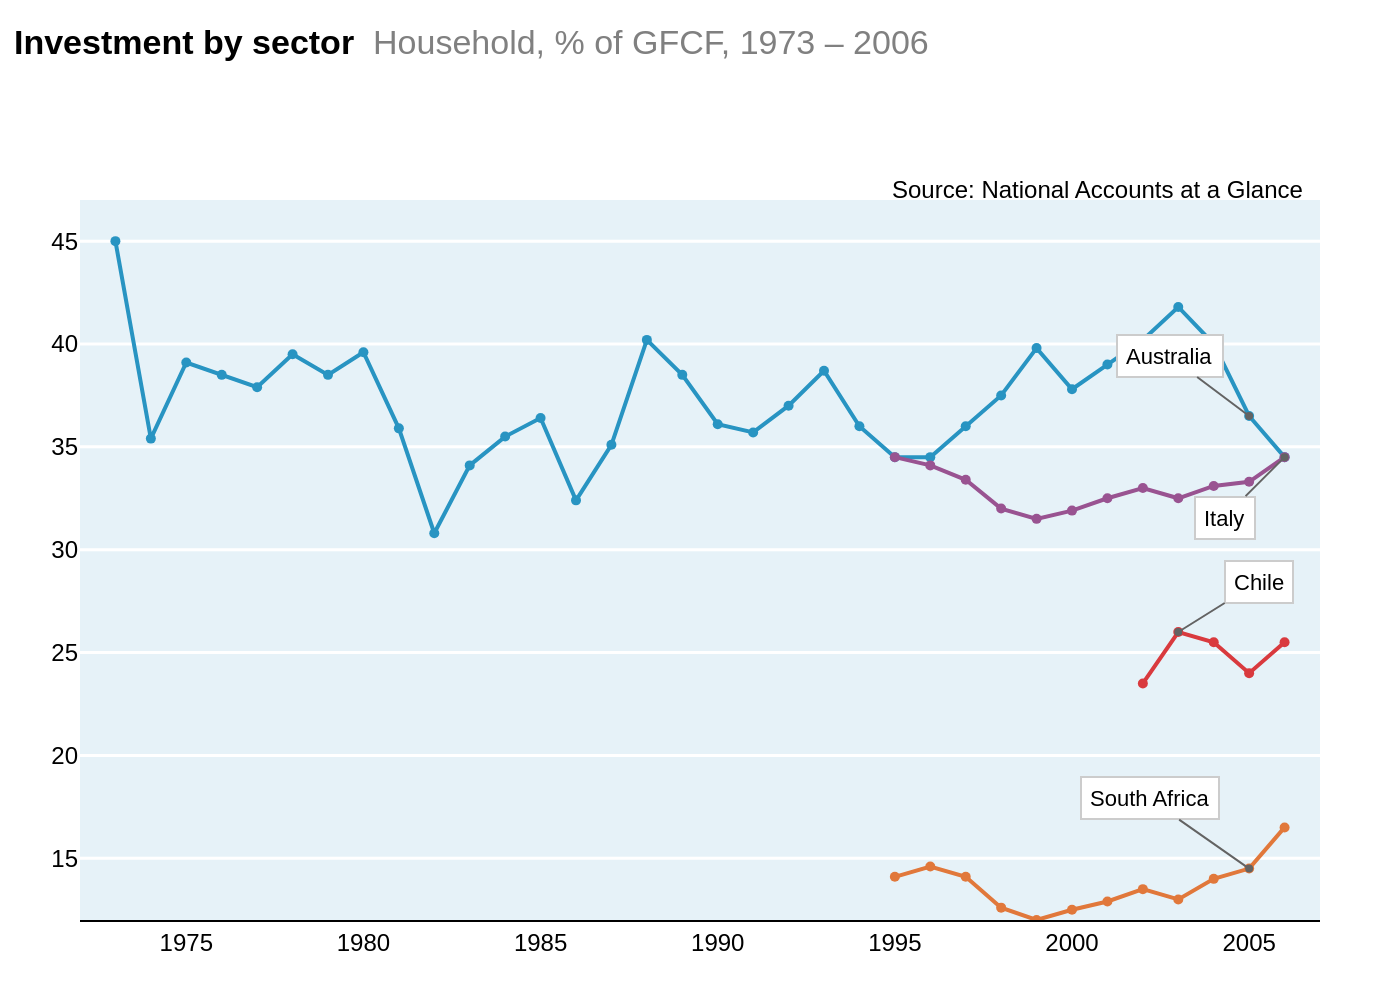

The Python source for this figure:
import sys
import json
import os
import plotly.graph_objects as go

if len(sys.argv) != 2:
    print("Usage: python create_chart.py <json_file_path>")
    sys.exit(1)

json_file_path = sys.argv[1]

try:
    with open(json_file_path, 'r', encoding='utf-8') as f:
        chart_data = json.load(f)
except FileNotFoundError:
    print(f"Error: JSON file not found at {json_file_path}")
    sys.exit(1)
except json.JSONDecodeError:
    print(f"Error: Could not decode JSON from {json_file_path}")
    sys.exit(1)

fig = go.Figure()

for i, series in enumerate(chart_data["chart_data"]):
    color = chart_data["colors"][i]
    fig.add_trace(go.Scatter(
        x=series["x"],
        y=series["y"],
        name=series["name"],
        mode='lines+markers',
        line=dict(color=color, width=2),
        marker=dict(color=color, size=5, symbol='circle'),
        showlegend=False
    ))

# Combine title and subtitle
title_text = f'<b>{chart_data["texts"]["title"]}</b>  <span style="color:grey;">{chart_data["texts"]["subtitle"]}</span>'

fig.update_layout(
    plot_bgcolor='#E6F2F8',
    paper_bgcolor='white',
    font=dict(family="Arial", size=12, color="black"),
    title=dict(
        text=title_text,
        y=0.97,
        x=0.01,
        xanchor='left',
        yanchor='top'
    ),
    margin=dict(l=40, r=40, b=40, t=100),
    xaxis=dict(
        range=[1972, 2007],
        tickvals=[1975, 1980, 1985, 1990, 1995, 2000, 2005],
        showgrid=False,
        zeroline=False,
        linecolor='black',
        linewidth=1
    ),
    yaxis=dict(
        range=[12, 47],
        tickvals=[15, 20, 25, 30, 35, 40, 45],
        gridcolor='white',
        gridwidth=1.5,
        zeroline=False
    ),
    showlegend=False
)

# Add source annotation
fig.add_annotation(
    text=chart_data["texts"]["source"],
    align='right',
    showarrow=False,
    xref='paper',
    yref='paper',
    x=0.99,
    y=0.99,
    xanchor='right',
    yanchor='bottom'
)

# Add data series annotations (labels)
annotations_from_json = chart_data.get("annotations", [])
for ann in annotations_from_json:
    fig.add_annotation(
        x=ann["x"],
        y=ann["y"],
        xref="x",
        yref="y",
        text=ann["text"],
        showarrow=True,
        arrowhead=6,
        arrowwidth=1.0,
        arrowcolor='#636363',
        ax=ann["ax"],
        ay=ann["ay"],
        font=dict(
            family="Arial",
            size=11
        ),
        bgcolor="white",
        bordercolor="#cccccc",
        borderwidth=1,
        borderpad=4
    )

base_filename = os.path.splitext(os.path.basename(json_file_path))[0]
output_filename = f"{base_filename}.png"

fig.write_image(output_filename, scale=2)

print(f"Chart saved to {output_filename}")
